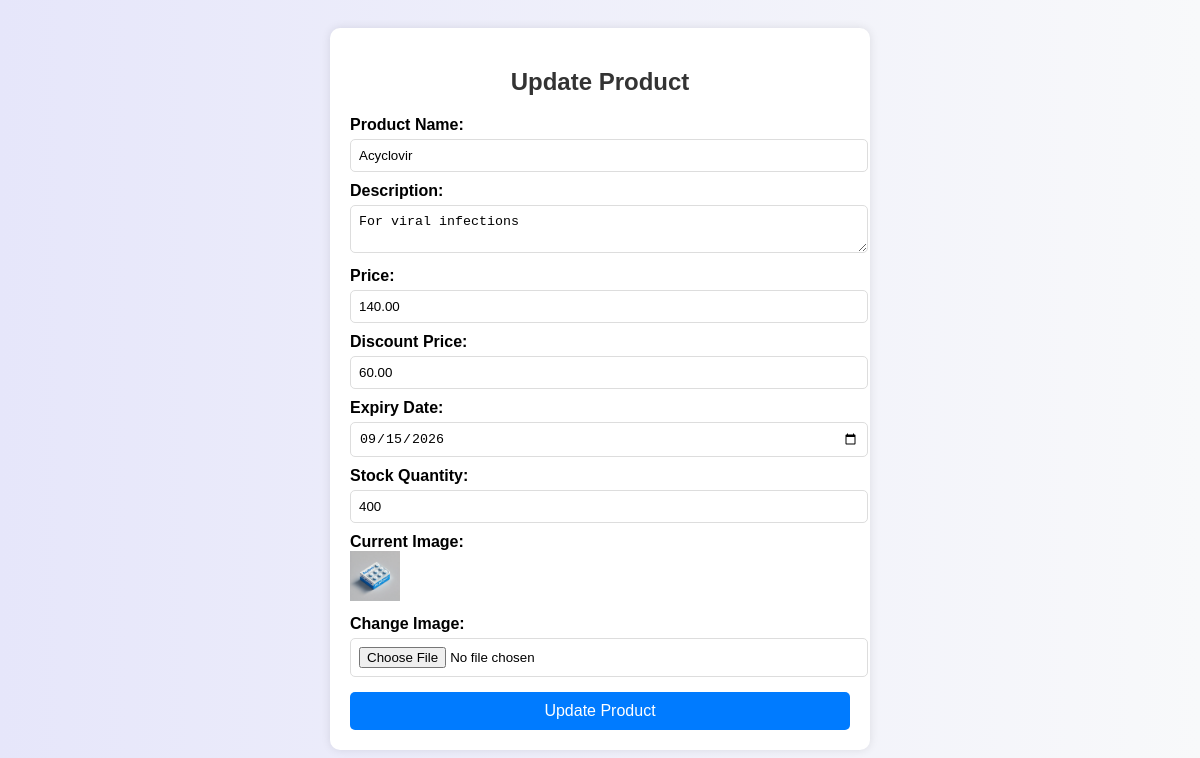
/admin_area/update_product.php?edit_id=33, run on the app's committed database.
### tables this page shows
CREATE TABLE IF NOT EXISTS `products` (
  `product_id` int NOT NULL AUTO_INCREMENT,
  `product_title` varchar(255) DEFAULT NULL,
  `product_description` text,
  `category_id` int NOT NULL,
  `medicine_type` varchar(100) NOT NULL,
  `dosage_info` varchar(100) NOT NULL,
  `prescription_required` enum('Yes','No') NOT NULL,
  `manufacturer` varchar(255) NOT NULL,
  `storage_instructions` text NOT NULL,
  `side_effects` text,
  `discount_price` decimal(10,2) DEFAULT NULL,
  `expiry_date` date NOT NULL,
  `stock_quantity` int NOT NULL,
  `product_image1` varchar(255) DEFAULT NULL,
  `created_at` timestamp NULL DEFAULT CURRENT_TIMESTAMP,
  `product_name` varchar(255) NOT NULL,
  `description` text NOT NULL,
  `product_keywords` varchar(255) DEFAULT NULL,
  `price` decimal(10,2) NOT NULL DEFAULT '0.00',
  PRIMARY KEY (`product_id`)
);

### admin_area/update_product.php (the view, shortened to what this page needs)
<?php
include('../includes/connect.php');
if (isset($_GET['edit_id'])) {
    $product_id = $_GET['edit_id'];
    $query = "SELECT * FROM products WHERE product_id = ?";
    $stmt = mysqli_prepare($con, $query);
    mysqli_stmt_bind_param($stmt, "i", $product_id);
    mysqli_stmt_execute($stmt);
    $result = mysqli_stmt_get_result($stmt);
    if ($row = mysqli_fetch_assoc($result)) {
        $product_name = $row['product_name'];
        $description = $row['description'];
        $price = $row['price'];
        $discount_price = $row['discount_price'];
        $expiry_date = $row['expiry_date'];
        $stock_quantity = $row['stock_quantity'];
        $product_image1 = $row['product_image1'];
    } else {
        echo "<script>alert('Product not found'); window.location.href='view_products.php';</script>";
        exit();
    }
}
?>
<!DOCTYPE html>
<html lang="en">
<head>
</head>
<body>
    <div class="container">
        <h2>Update Product</h2>
        <form action="" method="post" enctype="multipart/form-data">
            <label>Product Name:</label>
            <input type="text" name="product_name" value="<?php echo $product_name; ?>" required>
            <label>Description:</label>
            <textarea name="description" required><?php echo $description; ?></textarea>
            <label>Price:</label>
            <input type="number" name="price" value="<?php echo $price; ?>" required>
            <label>Discount Price:</label>
            <input type="number" name="discount_price" value="<?php echo $discount_price; ?>">
            <label>Expiry Date:</label>
            <input type="date" name="expiry_date" value="<?php echo $expiry_date; ?>" required>
            <label>Stock Quantity:</label>
            <input type="number" name="stock_quantity" value="<?php echo $stock_quantity; ?>" required>
            <label>Current Image:</label>
            <img src="../uploads/<?php echo $product_image1; ?>" width="50px">
            <label>Change Image:</label>
            <input type="file" name="product_image1">
            <button type="submit" name="update_product">Update Product</button>
        </form>
    </div>
</body>
</html>

### admin_area/update_product.php (style rules this page uses)
body { font-family: Arial, sans-serif; background: linear-gradient(to right, #E6E6FA, #F8F9FA); padding: 20px; }
.container { max-width: 500px; margin: auto; background: white; padding: 20px; box-shadow: 0px 0px 10px rgba(0,0,0,0.1); border-radius: 10px; }
h2 { text-align: center; color: #333; }
label { font-weight: bold; display: block; margin-top: 10px; }
input, textarea { width: 100%; padding: 8px; margin-top: 5px; border: 1px solid #ddd; border-radius: 5px; }
button { width: 100%; padding: 10px; background-color: #007bff; color: white; border: none; margin-top: 15px; cursor: pointer; font-size: 16px; border-radius: 5px; transition: background 0.3s ease-in-out; }

### data on the page
products: product_name "Acyclovir", description "For viral infections", price "140.00", discount_price "60.00", expiry_date "09/15/2026", stock_quantity "400", product_image1 (picture)
